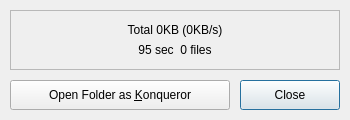
<?xml version="1.0" encoding="UTF-8"?>
<ui version="4.0">
 <class>DownloadCompleteDialogBase</class>
 <widget class="QDialog" name="DownloadCompleteDialogBase">
  <property name="geometry">
   <rect>
    <x>0</x>
    <y>0</y>
    <width>350</width>
    <height>120</height>
   </rect>
  </property>
  <property name="minimumSize">
   <size>
    <width>350</width>
    <height>120</height>
   </size>
  </property>
  <property name="maximumSize">
   <size>
    <width>350</width>
    <height>120</height>
   </size>
  </property>
  <property name="baseSize">
   <size>
    <width>340</width>
    <height>120</height>
   </size>
  </property>
  <property name="windowTitle">
   <string>File Download Complete</string>
  </property>
  <widget class="KPushButton" name="m_CloseButton" native="true">
   <property name="geometry">
    <rect>
     <x>240</x>
     <y>80</y>
     <width>100</width>
     <height>30</height>
    </rect>
   </property>
   <property name="text" stdset="0">
    <string>Close</string>
   </property>
   <property name="shortcut" stdset="0">
    <string/>
   </property>
  </widget>
  <widget class="QFrame" name="frame3">
   <property name="geometry">
    <rect>
     <x>10</x>
     <y>10</y>
     <width>330</width>
     <height>60</height>
    </rect>
   </property>
   <property name="frameShape">
    <enum>QFrame::StyledPanel</enum>
   </property>
   <property name="frameShadow">
    <enum>QFrame::Sunken</enum>
   </property>
   <widget class="QLabel" name="m_DetailLabel2">
    <property name="geometry">
     <rect>
      <x>10</x>
      <y>30</y>
      <width>310</width>
      <height>20</height>
     </rect>
    </property>
    <property name="text">
     <string>95 sec  0 files</string>
    </property>
    <property name="alignment">
     <set>Qt::AlignCenter</set>
    </property>
    <property name="wordWrap">
     <bool>false</bool>
    </property>
   </widget>
   <widget class="QLabel" name="m_DetailLabel1">
    <property name="geometry">
     <rect>
      <x>10</x>
      <y>10</y>
      <width>310</width>
      <height>20</height>
     </rect>
    </property>
    <property name="text">
     <string>Total 0KB (0KB/s)</string>
    </property>
    <property name="alignment">
     <set>Qt::AlignCenter</set>
    </property>
    <property name="wordWrap">
     <bool>false</bool>
    </property>
   </widget>
  </widget>
  <widget class="KPushButton" name="m_OpenAsButton" native="true">
   <property name="geometry">
    <rect>
     <x>10</x>
     <y>80</y>
     <width>220</width>
     <height>30</height>
    </rect>
   </property>
   <property name="text" stdset="0">
    <string>Open Folder as &amp;Konqueror</string>
   </property>
   <property name="shortcut" stdset="0">
    <string>Alt+K</string>
   </property>
  </widget>
 </widget>
 <layoutdefault spacing="6" margin="11"/>
 <pixmapfunction>qPixmapFromMimeSource</pixmapfunction>
 <customwidgets>
  <customwidget>
   <class>QFrame</class>
   <extends>QFrame</extends>
   <header>QtGui/QFrame</header>
   <container>1</container>
  </customwidget>
  <customwidget>
   <class>KPushButton</class>
   <extends>QPushButton</extends>
   <header>kpushbutton.h</header>
  </customwidget>
 </customwidgets>
 <includes>
  <include location="local">kpushbutton.h</include>
  <include location="local">kpushbutton.h</include>
 </includes>
 <resources/>
 <connections>
  <connection>
   <sender>m_CloseButton</sender>
   <signal>clicked()</signal>
   <receiver>DownloadCompleteDialogBase</receiver>
   <slot>slotCloseClicked()</slot>
   <hints>
    <hint type="sourcelabel">
     <x>20</x>
     <y>20</y>
    </hint>
    <hint type="destinationlabel">
     <x>20</x>
     <y>20</y>
    </hint>
   </hints>
  </connection>
  <connection>
   <sender>m_OpenAsButton</sender>
   <signal>clicked()</signal>
   <receiver>DownloadCompleteDialogBase</receiver>
   <slot>slotOpenAsClicked()</slot>
   <hints>
    <hint type="sourcelabel">
     <x>20</x>
     <y>20</y>
    </hint>
    <hint type="destinationlabel">
     <x>20</x>
     <y>20</y>
    </hint>
   </hints>
  </connection>
 </connections>
</ui>
